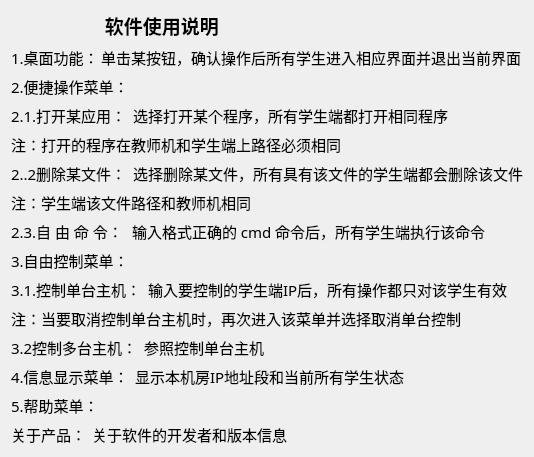
<?xml version="1.0" encoding="UTF-8"?>
<ui version="4.0">
 <class>useWays</class>
 <widget class="QDialog" name="useWays">
  <property name="geometry">
   <rect>
    <x>0</x>
    <y>0</y>
    <width>532</width>
    <height>424</height>
   </rect>
  </property>
  <property name="font">
   <font>
    <family>微软雅黑</family>
    <pointsize>12</pointsize>
    <weight>75</weight>
    <bold>true</bold>
   </font>
  </property>
  <property name="windowTitle">
   <string>Dialog</string>
  </property>
  <layout class="QVBoxLayout" name="verticalLayout">
   <item>
    <widget class="QLabel" name="label">
     <property name="font">
      <font>
       <pointsize>14</pointsize>
      </font>
     </property>
     <property name="text">
      <string>                   软件使用说明</string>
     </property>
    </widget>
   </item>
   <item>
    <layout class="QHBoxLayout" name="horizontalLayout" stretch="2,10">
     <property name="spacing">
      <number>2</number>
     </property>
     <item>
      <widget class="QLabel" name="label_2">
       <property name="font">
        <font>
         <pointsize>11</pointsize>
         <weight>50</weight>
         <bold>false</bold>
        </font>
       </property>
       <property name="text">
        <string>1.桌面功能：</string>
       </property>
      </widget>
     </item>
     <item>
      <widget class="QLabel" name="label_3">
       <property name="font">
        <font>
         <pointsize>11</pointsize>
         <weight>50</weight>
         <bold>false</bold>
        </font>
       </property>
       <property name="text">
        <string>单击某按钮，确认操作后所有学生进入相应界面并退出当前界面</string>
       </property>
      </widget>
     </item>
    </layout>
   </item>
   <item>
    <widget class="QLabel" name="label_4">
     <property name="font">
      <font>
       <pointsize>11</pointsize>
       <weight>50</weight>
       <bold>false</bold>
      </font>
     </property>
     <property name="text">
      <string>2.便捷操作菜单：</string>
     </property>
    </widget>
   </item>
   <item>
    <layout class="QHBoxLayout" name="horizontalLayout_2" stretch="2,12">
     <item>
      <widget class="QLabel" name="label_5">
       <property name="font">
        <font>
         <pointsize>11</pointsize>
         <weight>50</weight>
         <bold>false</bold>
        </font>
       </property>
       <property name="text">
        <string>2.1.打开某应用：</string>
       </property>
      </widget>
     </item>
     <item>
      <widget class="QLabel" name="label_6">
       <property name="font">
        <font>
         <pointsize>11</pointsize>
         <weight>50</weight>
         <bold>false</bold>
        </font>
       </property>
       <property name="text">
        <string>选择打开某个程序，所有学生端都打开相同程序</string>
       </property>
      </widget>
     </item>
    </layout>
   </item>
   <item>
    <widget class="QLabel" name="label_7">
     <property name="font">
      <font>
       <pointsize>11</pointsize>
       <weight>50</weight>
       <bold>false</bold>
      </font>
     </property>
     <property name="text">
      <string>注：打开的程序在教师机和学生端上路径必须相同</string>
     </property>
    </widget>
   </item>
   <item>
    <layout class="QHBoxLayout" name="horizontalLayout_3" stretch="2,10">
     <item>
      <widget class="QLabel" name="label_8">
       <property name="font">
        <font>
         <pointsize>11</pointsize>
         <weight>50</weight>
         <bold>false</bold>
        </font>
       </property>
       <property name="text">
        <string>2..2删除某文件：</string>
       </property>
      </widget>
     </item>
     <item>
      <widget class="QLabel" name="label_9">
       <property name="font">
        <font>
         <pointsize>11</pointsize>
         <weight>50</weight>
         <bold>false</bold>
        </font>
       </property>
       <property name="text">
        <string>选择删除某文件，所有具有该文件的学生端都会删除该文件</string>
       </property>
      </widget>
     </item>
    </layout>
   </item>
   <item>
    <widget class="QLabel" name="label_10">
     <property name="font">
      <font>
       <pointsize>11</pointsize>
       <weight>50</weight>
       <bold>false</bold>
      </font>
     </property>
     <property name="text">
      <string>注：学生端该文件路径和教师机相同</string>
     </property>
    </widget>
   </item>
   <item>
    <layout class="QHBoxLayout" name="horizontalLayout_4" stretch="2,10">
     <property name="spacing">
      <number>9</number>
     </property>
     <item>
      <widget class="QLabel" name="label_11">
       <property name="font">
        <font>
         <pointsize>11</pointsize>
         <weight>50</weight>
         <bold>false</bold>
        </font>
       </property>
       <property name="text">
        <string>2.3.自 由 命 令：</string>
       </property>
      </widget>
     </item>
     <item>
      <widget class="QLabel" name="label_12">
       <property name="font">
        <font>
         <pointsize>11</pointsize>
         <weight>50</weight>
         <bold>false</bold>
        </font>
       </property>
       <property name="text">
        <string>输入格式正确的 cmd 命令后，所有学生端执行该命令</string>
       </property>
      </widget>
     </item>
    </layout>
   </item>
   <item>
    <widget class="QLabel" name="label_13">
     <property name="font">
      <font>
       <pointsize>11</pointsize>
       <weight>50</weight>
       <bold>false</bold>
      </font>
     </property>
     <property name="text">
      <string>3.自由控制菜单：</string>
     </property>
    </widget>
   </item>
   <item>
    <layout class="QHBoxLayout" name="horizontalLayout_5" stretch="2,10">
     <item>
      <widget class="QLabel" name="label_14">
       <property name="font">
        <font>
         <pointsize>11</pointsize>
         <weight>50</weight>
         <bold>false</bold>
        </font>
       </property>
       <property name="text">
        <string>3.1.控制单台主机：</string>
       </property>
      </widget>
     </item>
     <item>
      <widget class="QLabel" name="label_15">
       <property name="font">
        <font>
         <pointsize>11</pointsize>
         <weight>50</weight>
         <bold>false</bold>
        </font>
       </property>
       <property name="text">
        <string>输入要控制的学生端IP后，所有操作都只对该学生有效</string>
       </property>
      </widget>
     </item>
    </layout>
   </item>
   <item>
    <widget class="QLabel" name="label_16">
     <property name="font">
      <font>
       <pointsize>11</pointsize>
       <weight>50</weight>
       <bold>false</bold>
      </font>
     </property>
     <property name="text">
      <string>注：当要取消控制单台主机时，再次进入该菜单并选择取消单台控制</string>
     </property>
    </widget>
   </item>
   <item>
    <layout class="QHBoxLayout" name="horizontalLayout_6" stretch="2,10">
     <item>
      <widget class="QLabel" name="label_17">
       <property name="font">
        <font>
         <pointsize>11</pointsize>
         <weight>50</weight>
         <bold>false</bold>
        </font>
       </property>
       <property name="text">
        <string>3.2控制多台主机：</string>
       </property>
      </widget>
     </item>
     <item>
      <widget class="QLabel" name="label_18">
       <property name="font">
        <font>
         <pointsize>11</pointsize>
         <weight>50</weight>
         <bold>false</bold>
        </font>
       </property>
       <property name="text">
        <string>参照控制单台主机</string>
       </property>
      </widget>
     </item>
    </layout>
   </item>
   <item>
    <layout class="QHBoxLayout" name="horizontalLayout_7" stretch="2,10">
     <item>
      <widget class="QLabel" name="label_19">
       <property name="font">
        <font>
         <pointsize>11</pointsize>
         <weight>50</weight>
         <bold>false</bold>
        </font>
       </property>
       <property name="text">
        <string>4.信息显示菜单：</string>
       </property>
      </widget>
     </item>
     <item>
      <widget class="QLabel" name="label_21">
       <property name="font">
        <font>
         <pointsize>11</pointsize>
         <weight>50</weight>
         <bold>false</bold>
        </font>
       </property>
       <property name="text">
        <string>显示本机房IP地址段和当前所有学生状态</string>
       </property>
      </widget>
     </item>
    </layout>
   </item>
   <item>
    <widget class="QLabel" name="label_20">
     <property name="font">
      <font>
       <pointsize>11</pointsize>
       <weight>50</weight>
       <bold>false</bold>
      </font>
     </property>
     <property name="text">
      <string>5.帮助菜单：</string>
     </property>
    </widget>
   </item>
   <item>
    <layout class="QHBoxLayout" name="horizontalLayout_8" stretch="2,12">
     <item>
      <widget class="QLabel" name="label_22">
       <property name="font">
        <font>
         <pointsize>11</pointsize>
         <weight>50</weight>
         <bold>false</bold>
        </font>
       </property>
       <property name="text">
        <string>关于产品：</string>
       </property>
      </widget>
     </item>
     <item>
      <widget class="QLabel" name="label_23">
       <property name="font">
        <font>
         <pointsize>11</pointsize>
         <weight>50</weight>
         <bold>false</bold>
        </font>
       </property>
       <property name="text">
        <string>关于软件的开发者和版本信息 </string>
       </property>
      </widget>
     </item>
    </layout>
   </item>
  </layout>
 </widget>
 <resources/>
 <connections/>
</ui>
